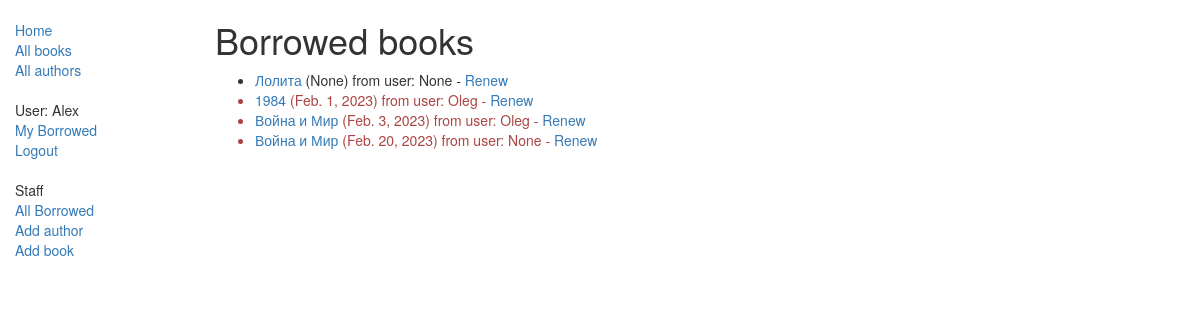
The app's page /catalog/allborrowed/ (signed in), older data.
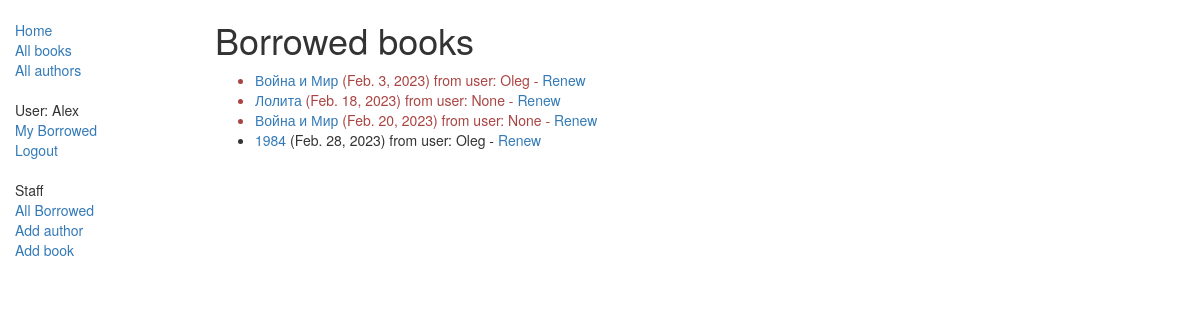
The same page, newer data.
### catalog/models.py (models this page shows, shortened)
class BookInstance(models.Model):
    id = models.UUIDField(primary_key=True, default=get_default_field_id,
                          help_text="Unique ID for this particular book across whole library")
    book = models.ForeignKey(Book, on_delete=models.SET_NULL, null=True)
    imprint = models.CharField(max_length=200)
    due_back = models.DateField(null=True, blank=True)
    borrower = models.ForeignKey(User, on_delete=models.SET_NULL, null=True, blank=True)
    LOAD_STATUS = (
        ("m", "Maitenance"),
        ("o", "On load"),
        ("a", "Available"),
        ("r", "Reserved")
    )
    status = models.CharField(max_length=1, choices=LOAD_STATUS, default='m',
                              blank=True, help_text="Book availability")
    class Meta:
        ordering = ["due_back"]
        permissions = (("can_mark_returned", "Set book as returned"),)
    @property
    def is_overdue(self):
        if self.due_back and date.today() > self.due_back:
            return True
        return False

class Book(models.Model):
    title = models.CharField(max_length=200)
    author = models.ForeignKey(Autor, on_delete=models.SET_NULL, null=True)
    genre = models.ManyToManyField(Genre, help_text="Select a genre")
    isbn = models.CharField("ISBN", max_length=13, help_text="ISBN number")
    summary = models.TextField(max_length=2000, help_text="Enter a brief description of the book")
    language = models.ForeignKey(Language, on_delete=models.SET_NULL, null=True)
    class Meta:
        ordering = ["isbn"]
    def display_genre(self):
        return ", ".join([genre.name for genre in self.genre.all()[:3]])
    display_genre.short_description = "Genre"

### catalog/views.py (the view)
class AllBorrowedListView(BaseExceptions, PermissionRequiredMixin, generic.ListView):
    permission_required = ('catalog.can_mark_returned', 'catalog.can_edit')
    model = BookInstance
    context_object_name = "allborrowed"
    template_name = "catalog/list_borrowed_user.html"
    paginate_by = 10
    def get_queryset(self):
        return BookInstance.objects.filter(status__exact="o").order_by("due_back")

### integration/exception.py (called while the page is built)
    def dispatch(self, request, *arg, **kwargs):
        try:
            response = super().dispatch(request, *arg, **kwargs)
        except Exception as e:
            logger.error(f"Generic global Except, Exception message: {str(e)}")
            return self.response({"error_message": e.message}, status=400)
        if isinstance(response, (dict, list)):
            return self._response(response)
        else:
            return response

### catalog/templates/catalog/list_borrowed_user.html
{% extends "base_template.html" %}
{% block content %}
    <h1>Borrowed books</h1>
    {% if allborrowed %}
    <ul>
      {% for borrowed in allborrowed %}
      <li class="{% if borrowed.is_overdue %}text-danger{% endif %}">
        <a href="{% url 'book-detail' borrowed.book.pk %}">{{ borrowed.book.title }}</a>
          ({{ borrowed.due_back }}) from user: {{ borrowed.borrower }}
          {% if perms.catalog.can_mark_returned %}- <a href="{% url 'renew-book-librarian' borrowed.id %}">Renew</a>  {% endif %}
      </li>
      {% endfor %}
    </ul>
    {% else %}
      <p>There are no borrowed.</p>
    {% endif %}
{% endblock %}

Row changes from the older to the newer data that the page shows:
shown differently, row unchanged: BookInstance "Feb. 3, 2023": moves up the list
changed BookInstance "Лолита": due_back "None" → "Feb. 18, 2023"
shown differently, row unchanged: BookInstance "Feb. 20, 2023": moves up the list
changed BookInstance: due_back "Feb. 1, 2023" → "Feb. 28, 2023"
